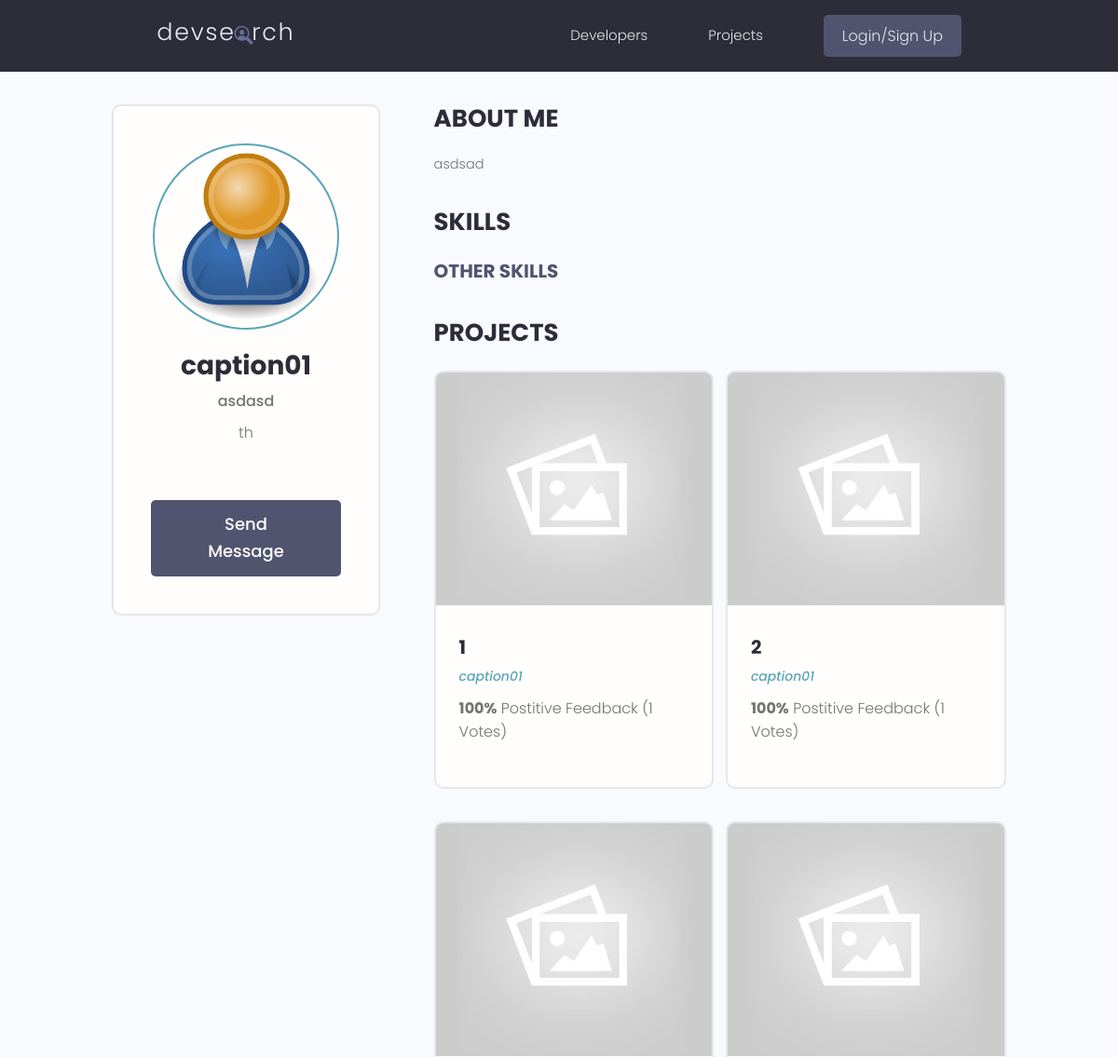
Page /profile/9cbbb81d-3416-49b5-a48a-9d25ee36c95b/ (upper part) on the earlier database version.
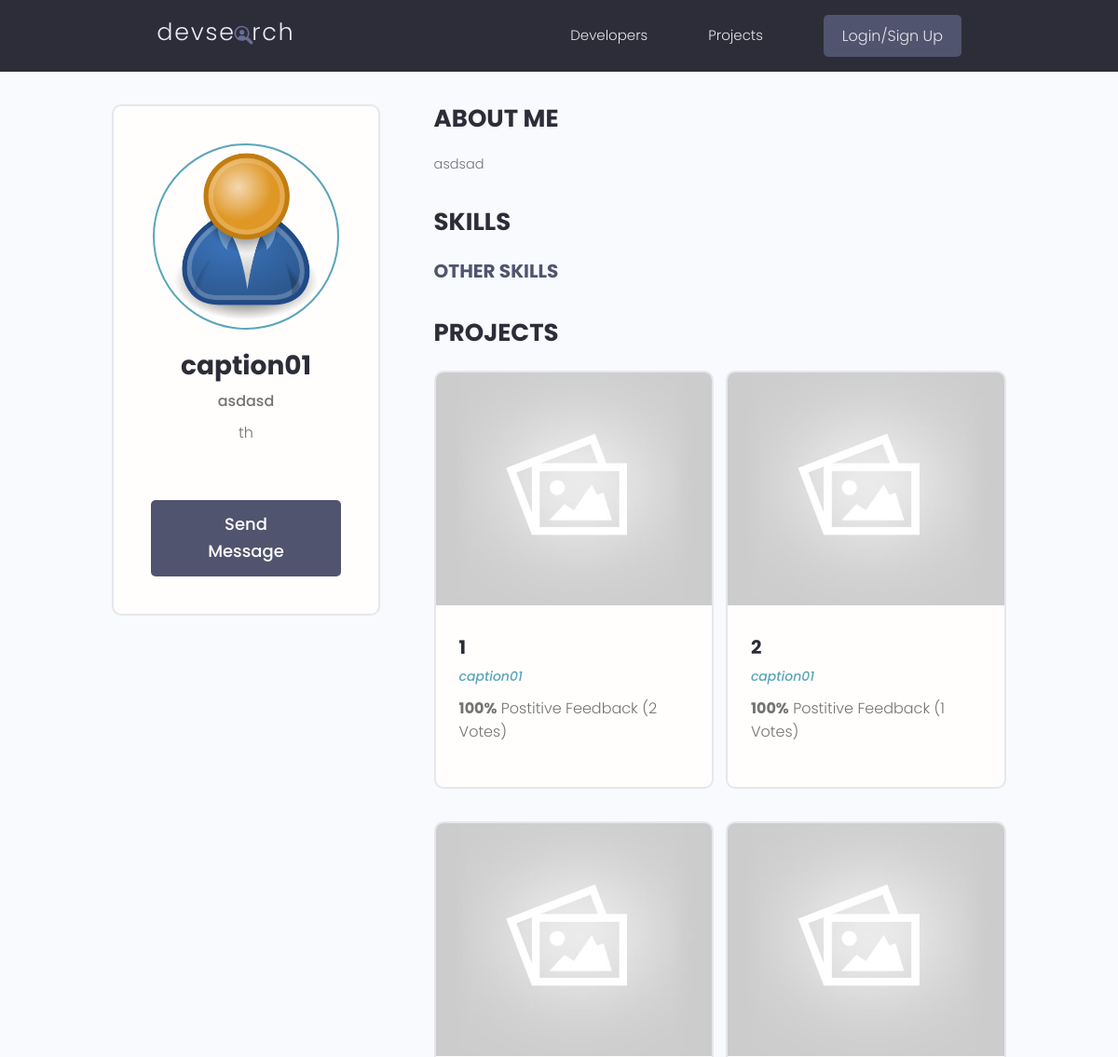
Same page on the later database version.
### projects/models.py (models this page shows, shortened)
class Project(models.Model):
    owner = models.ForeignKey(Profile, null=True, blank=True, on_delete=models.SET_NULL)
    title = models.CharField(max_length=200)
    description = models.TextField(null=True, blank=True)
    featured_image = models.ImageField(null=True, blank=True, default='default.jpg')
    demo_link = models.CharField(max_length=2000, null=True, blank=True)
    source_link = models.CharField(max_length=2000, null=True, blank=True)
    tags = models.ManyToManyField('Tag', blank=True)
    vote_ratio = models.IntegerField(default=0, null=True, blank=True)
    vote_total = models.IntegerField(default=0, null=True, blank=True)
    created = models.DateTimeField(auto_now_add=True)
    id = models.UUIDField(
        default=uuid.uuid4,
        unique=True,
        primary_key=True,
        editable=False
    )
    class Meta:
        ordering = ['-vote_ratio', '-vote_total', 'title']

### users/models.py (models this page shows, shortened)
class Profile(models.Model):
    user = models.OneToOneField(User, on_delete=models.CASCADE, null=True, blank=True)
    name = models.CharField(max_length=200, null=True, blank=True)
    username = models.CharField(max_length=200, null=True, blank=True)
    location = models.CharField(max_length=200, null=True, blank=True)
    email = models.EmailField(max_length=500, blank=True, null=True)
    short_intro =  models.CharField(max_length=200, null=True, blank=True)
    bio = models.TextField(null=True, blank=True)
    profile_image = models.ImageField(null=True, blank=True, upload_to='profiles/', default='profiles/user-default.png')
    social_github = models.CharField(max_length=200, null=True, blank=True)
    social_twitter = models.CharField(max_length=200, null=True, blank=True)
    social_linkedin = models.CharField(max_length=200, null=True, blank=True)
    social_youtube = models.CharField(max_length=200, null=True, blank=True)
    social_website = models.CharField(max_length=200, null=True, blank=True)
    created = models.DateTimeField(auto_now_add=True)
    id = models.UUIDField(
        default=uuid.uuid4,
        unique=True,
        primary_key=True,
        editable=False
    )

### users/views.py (the view)
# urls.py: path('profile/<str:pk>/', views.user_profile, name='user-profile'),
def user_profile(request, pk):
    profile = Profile.objects.get(id=pk)
    top_skills = profile.skill_set.exclude(description__exact="")
    othe_skills = profile.skill_set.filter(description="")
    context = {
        'profile': profile,
        'topSkills': top_skills,
        'otherSkills': othe_skills,
    }
    return render(request, 'users/user-profile.html', context)

### users/templates/users/user-profile.html (shortened to what this page needs)
{% extends 'main.html' %} {% block content %}
<main class="profile my-md">
    <div class="container">
        <div class="layout">
            <div class="column column--1of3">
                <div class="card text-center">
                    <div class="card__body dev">
                        <img
                            class="avatar avatar--xl"
                            src="{{ profile.profile_image.url }}"
                        />
                        <h2 class="dev__name">{{ profile.name }}</h2>
                        <p class="dev__title">{{ profile.short_intro }}</p>
                        <p class="dev__location">{{ profile.location }}</p>
                        {% if request.user.profile.id != profile.id %}
                        <a
                            href="{% url 'create-message' profile.id %}"
                            class="btn btn--sub btn--lg"
                            >Send Message
                        </a>
                        {% endif %}
                    </div>
                </div>
            </div>
            <div class="column column--2of3">
                <div class="devInfo">
                    <h3 class="devInfo__title">About Me</h3>
                    <p class="devInfo__about">{{ profile.bio }}</p>
                </div>
                <div class="devInfo">
                    <h3 class="devInfo__title">Skills</h3>
                    <div class="devInfo__skills">
                        <h3 class="devInfo__subtitle">Other Skills</h3>
                    </div>
                </div>
                <div class="devInfo">
                    <h3 class="devInfo__title">Projects</h3>
                    <div class="grid grid--two">
                        {% for project in profile.project_set.all %}
                        <div class="column">
                            <div class="card project">
                                <a
                                    href="{% url 'project' project.id %}"
                                    class="project"
                                >
                                    <img
                                        class="project__thumbnail"
                                        src="{{ project.featured_image.url }}"
                                        alt="project thumbnail"
                                    />
                                    <div class="card__body">
                                        <h3 class="project__title">
                                            {{ project.title }}
                                        </h3>
                                        <p>
                                            <a
                                                class="project__author"
                                                href="{% url 'user-profile' project.owner.id %}"
                                                >{{ project.owner.name }}</a
                                            >
                                        </p>
                                        <p class="project--rating">
                                            <span style="font-weight: bold"
                                                >{{ project.vote_ratio }}%</span
                                            >
                                            Postitive Feedback
                                            ({{project.vote_total }} Votes)
                                        </p>
                                    </div>
                                </a>
                            </div>
                        </div>
                        {% endfor %}
                    </div>
                </div>
            </div>
        </div>
    </div>
</main>
{% endblock content %}

Differences in the rows shown:
changed Project (number 1 of 4 on the later page): vote_total "1" → "2"
